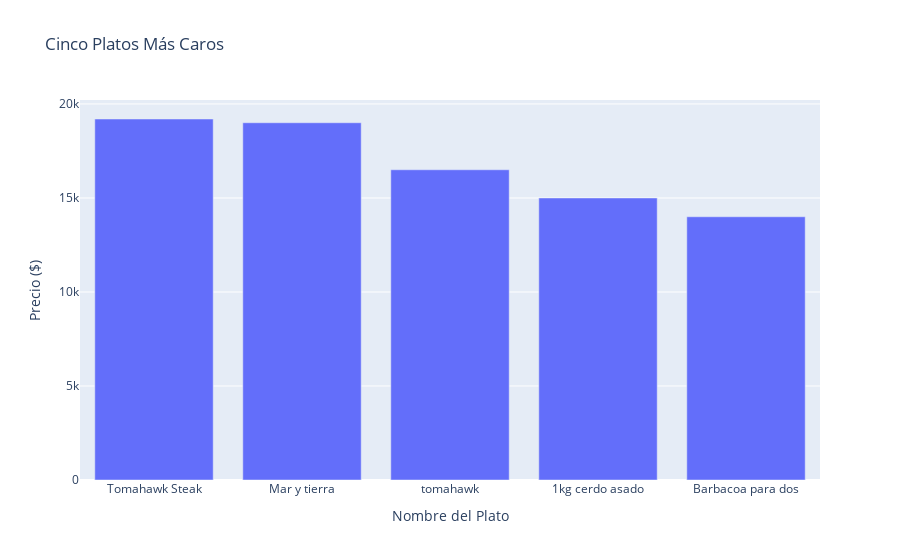

The notebook cell saved with this chart:
### Markdown cell above
Necesitaría saber cuales son los productos más caros que tendría que comprar para ir haciéndome una idea de cual tendría que ser la inversion en materia prima.

-Caridad: Hay alejandro ni que fueras bobo, aqui todos sabemos que los más caros es la carne

Pero para que las cosas salgan bien todo conlleva una investigación.

### Code cell
#Grafico de barras que muestra los 5 platos mas carros
nombres, precios = bp.obtener_cinco_platos_mas_caros(data2)

fig = px.bar(
    x=nombres, 
    y=precios, 
    title="Cinco Platos Más Caros", 
    labels={'x': 'Nombre del Plato', 
            'y': 'Precio ($)'}
)
fig.show()

### Figure 1 — Plotly figure (JSON) as saved in the notebook; plotly's stock layout.template omitted (floating-point values rounded to 4 significant figures)
{"data": [{"alignmentgroup": "True", "hovertemplate": "Nombre del Plato=%{x}<br>Precio ($)=%{y}<extra></extra>", "legendgroup": "", "marker": {"color": "#636efa", "pattern": {"shape": ""}}, "name": "", "offsetgroup": "", "orientation": "v", "showlegend": false, "textposition": "auto", "type": "bar", "x": ["Tomahawk Steak", "Mar y tierra", "tomahawk", "1kg cerdo asado", "Barbacoa para dos"], "xaxis": "x", "y": [19200, 19000, 16500, 15000, 14000], "yaxis": "y"}], "layout": {"barmode": "relative", "legend": {"tracegroupgap": 0}, "title": {"text": "Cinco Platos Más Caros"}, "xaxis": {"anchor": "y", "domain": [0, 1], "title": {"text": "Nombre del Plato"}}, "yaxis": {"anchor": "x", "domain": [0, 1], "title": {"text": "Precio ($)"}}}}
